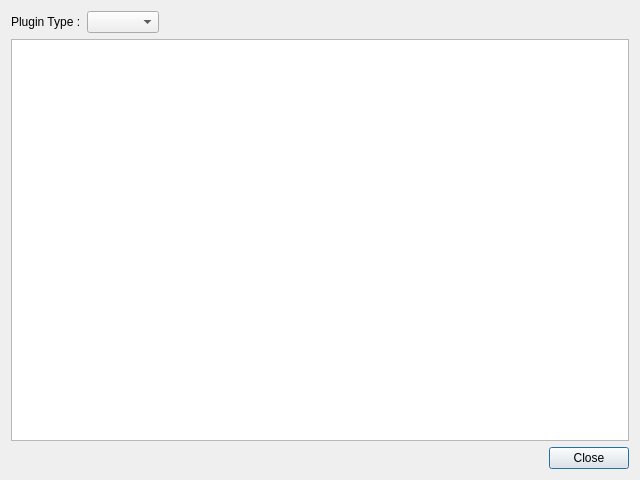
<ui version="4.0" >
 <class>UIPluginsSettings</class>
 <widget class="QDialog" name="UIPluginsSettings" >
  <property name="geometry" >
   <rect>
    <x>0</x>
    <y>0</y>
    <width>640</width>
    <height>480</height>
   </rect>
  </property>
  <property name="windowTitle" >
   <string>Plugins Settings</string>
  </property>
  <layout class="QGridLayout" name="gridLayout" >
   <item row="0" column="0" >
    <widget class="QLabel" name="lPluginType" >
     <property name="sizePolicy" >
      <sizepolicy vsizetype="Preferred" hsizetype="Maximum" >
       <horstretch>0</horstretch>
       <verstretch>0</verstretch>
      </sizepolicy>
     </property>
     <property name="text" >
      <string>Plugin Type :</string>
     </property>
    </widget>
   </item>
   <item row="0" column="1" >
    <widget class="QComboBox" name="cbPluginType" >
     <property name="sizePolicy" >
      <sizepolicy vsizetype="Fixed" hsizetype="Maximum" >
       <horstretch>0</horstretch>
       <verstretch>0</verstretch>
      </sizepolicy>
     </property>
    </widget>
   </item>
   <item row="0" column="2" >
    <spacer name="horizontalSpacer" >
     <property name="orientation" >
      <enum>Qt::Horizontal</enum>
     </property>
     <property name="sizeHint" stdset="0" >
      <size>
       <width>40</width>
       <height>20</height>
      </size>
     </property>
    </spacer>
   </item>
   <item row="1" column="0" colspan="3" >
    <widget class="QListWidget" name="lwPlugins" />
   </item>
   <item row="2" column="0" colspan="3" >
    <widget class="QDialogButtonBox" name="dbbButtons" >
     <property name="standardButtons" >
      <set>QDialogButtonBox::Close</set>
     </property>
    </widget>
   </item>
  </layout>
 </widget>
 <resources/>
 <connections>
  <connection>
   <sender>dbbButtons</sender>
   <signal>rejected()</signal>
   <receiver>UIPluginsSettings</receiver>
   <slot>reject()</slot>
   <hints>
    <hint type="sourcelabel" >
     <x>590</x>
     <y>276</y>
    </hint>
    <hint type="destinationlabel" >
     <x>570</x>
     <y>326</y>
    </hint>
   </hints>
  </connection>
 </connections>
</ui>
